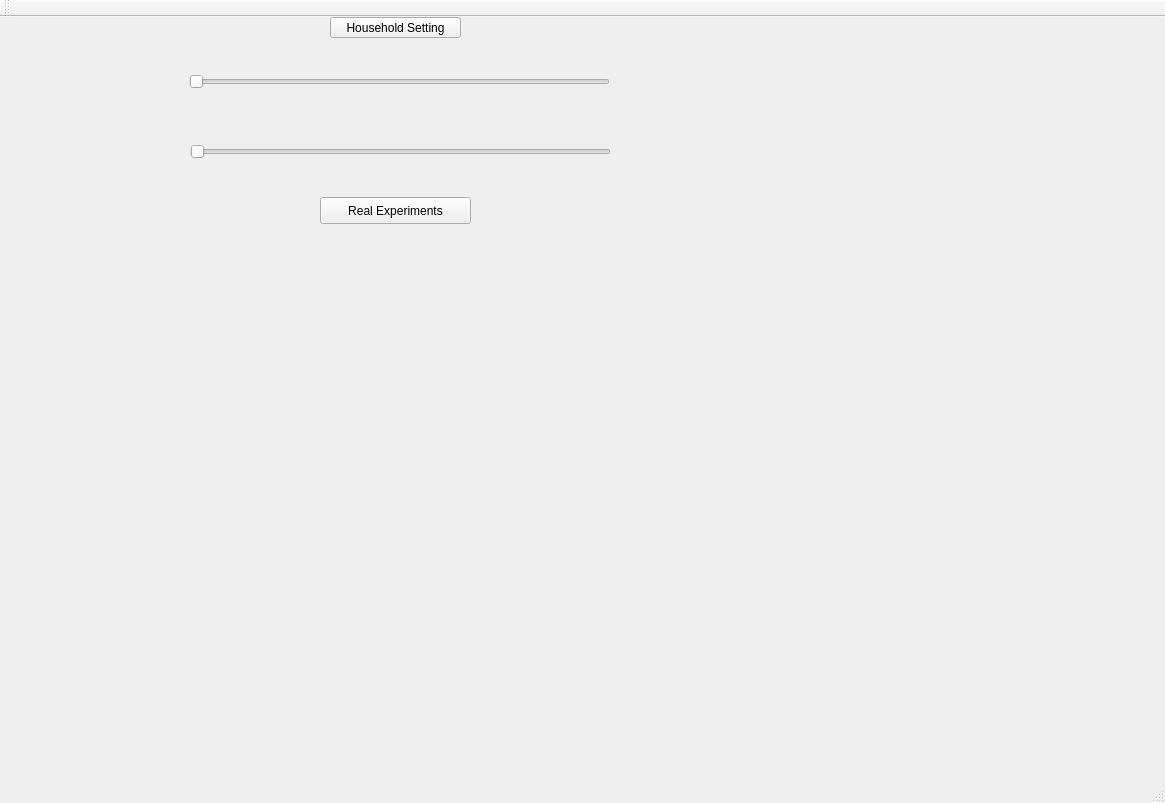
<?xml version="1.0" encoding="UTF-8"?>
<ui version="4.0">
 <class>MainWindow</class>
 <widget class="QMainWindow" name="MainWindow">
  <property name="geometry">
   <rect>
    <x>0</x>
    <y>0</y>
    <width>1165</width>
    <height>803</height>
   </rect>
  </property>
  <property name="windowTitle">
   <string>MainWindow</string>
  </property>
  <widget class="QWidget" name="centralWidget">
   <widget class="QWidget" name="widget" native="true">
    <property name="geometry">
     <rect>
      <x>650</x>
      <y>0</y>
      <width>451</width>
      <height>361</height>
     </rect>
    </property>
   </widget>
   <widget class="QWidget" name="widget_2" native="true">
    <property name="geometry">
     <rect>
      <x>650</x>
      <y>370</y>
      <width>451</width>
      <height>361</height>
     </rect>
    </property>
   </widget>
   <widget class="QWidget" name="widget_3" native="true">
    <property name="geometry">
     <rect>
      <x>180</x>
      <y>370</y>
      <width>451</width>
      <height>361</height>
     </rect>
    </property>
   </widget>
   <widget class="QPushButton" name="pushButton">
    <property name="geometry">
     <rect>
      <x>330</x>
      <y>0</y>
      <width>131</width>
      <height>21</height>
     </rect>
    </property>
    <property name="text">
     <string>Household Setting</string>
    </property>
   </widget>
   <widget class="QSlider" name="horizontalSlider">
    <property name="geometry">
     <rect>
      <x>189</x>
      <y>50</y>
      <width>421</width>
      <height>29</height>
     </rect>
    </property>
    <property name="orientation">
     <enum>Qt::Horizontal</enum>
    </property>
   </widget>
   <widget class="QSlider" name="horizontalSlider_2">
    <property name="geometry">
     <rect>
      <x>190</x>
      <y>120</y>
      <width>421</width>
      <height>29</height>
     </rect>
    </property>
    <property name="orientation">
     <enum>Qt::Horizontal</enum>
    </property>
   </widget>
   <widget class="QPushButton" name="pushButton_2">
    <property name="geometry">
     <rect>
      <x>320</x>
      <y>180</y>
      <width>151</width>
      <height>27</height>
     </rect>
    </property>
    <property name="text">
     <string>Real Experiments</string>
    </property>
   </widget>
  </widget>
  <widget class="QMenuBar" name="menuBar">
   <property name="geometry">
    <rect>
     <x>0</x>
     <y>0</y>
     <width>1165</width>
     <height>22</height>
    </rect>
   </property>
  </widget>
  <widget class="QToolBar" name="mainToolBar">
   <attribute name="toolBarArea">
    <enum>TopToolBarArea</enum>
   </attribute>
   <attribute name="toolBarBreak">
    <bool>false</bool>
   </attribute>
  </widget>
  <widget class="QStatusBar" name="statusBar"/>
 </widget>
 <layoutdefault spacing="6" margin="11"/>
 <resources/>
 <connections/>
</ui>
